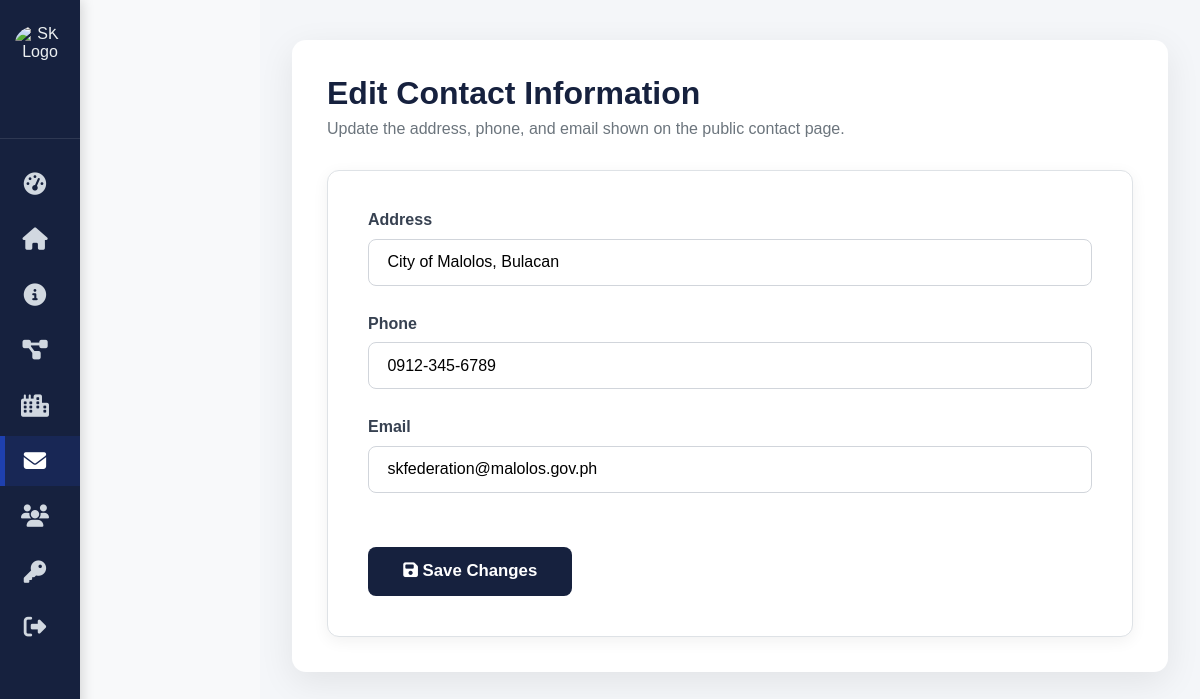
The app's page /admin/cms_contact.php (signed in) with its own data.
### tables this page shows
CREATE TABLE `site_contact` (
  `id` int(11) NOT NULL,
  `email` varchar(150) DEFAULT NULL,
  `phone` varchar(50) DEFAULT NULL,
  `address` text DEFAULT NULL,
  `updated_at` timestamp NULL DEFAULT current_timestamp() ON UPDATE current_timestamp()
);

### admin/cms_contact.php (the view, shortened to what this page needs)
<?php
require_once '../connection.php';
$stmt = $pdo->query("SELECT * FROM site_contact LIMIT 1");
$contact = $stmt->fetch(PDO::FETCH_ASSOC);
?>
<!DOCTYPE html>
<html lang="en">
<head>
    <link rel="stylesheet" href="adminstyle.css">
    <link rel="stylesheet" href="https://cdnjs.cloudflare.com/ajax/libs/font-awesome/6.5.0/css/all.min.css">
</head>
<body>
<?php include 'sidebar.php'; ?>
<div class="main-content">
    <div class="container">
        <h1>Edit Contact Information</h1>
        <p class="muted">Update the address, phone, and email shown on the public contact page.</p>
        <?php if ($contact): ?>
            <div class="card">
                <form method="POST">
                    <div class="form-group">
                        <label>Address</label>
                        <input type="text" name="address" value="<?= htmlspecialchars($contact['address'] ?? '') ?>" required>
                    </div>
                    <div class="form-group">
                        <label>Phone</label>
                        <input type="text" name="phone" value="<?= htmlspecialchars($contact['phone'] ?? '') ?>" required>
                    </div>
                    <div class="form-group">
                        <label>Email</label>
                        <input type="email" name="email" value="<?= htmlspecialchars($contact['email'] ?? '') ?>" required>
                    </div>
                    <button type="submit" class="btn-primary">
                        <i class="fas fa-save me-2"></i> Save Changes
                    </button>
                </form>
            </div>
        <?php endif; ?>
    </div>
</div>
</body>
</html>

### admin/adminstyle.css (style rules this page uses)
* { box-sizing: border-box; margin: 0; padding: 0; }
body { font-family: 'Segoe UI', Tahoma, Geneva, Verdana, sans-serif; background: #f4f6f9; color: #2c3e50; min-height: 100vh; }
.main-content { margin-left: 80px; padding: 40px; transition: margin-left 0.4s ease; background: #f4f6f9; min-height: 100vh; }
.container { background: white; padding: 35px; border-radius: 14px; box-shadow: 0 10px 35px rgba(0,0,0,0.08); max-width: 1000px; margin: 0 auto; }
.btn-primary { margin-top: 25px; padding: 14px 30px; background: #16213e; color: white; border: none; border-radius: 8px; font-weight: 600; cursor: pointer; transition: all 0.25s; }

### admin/cms_contact.php (style rules this page uses)
:root { --navy: #16213e; --blue: #1e40af; --light: #f8f9fa; --gray: #6c757d; --border: #dee2e6; --success: #198754; --danger: #dc3545; }
body { background: var(--light); font-family: 'Poppins', sans-serif; color: #2d3748; margin: 0; }
.main-content { margin-left: 260px; padding: 2.5rem 2rem; min-height: 100vh; }
.container { max-width: 900px; margin: 0 auto; }
h1 { color: var(--navy); font-weight: 700; margin-bottom: 0.5rem; }
.muted { color: var(--gray); margin-bottom: 2rem; }
.card { background: white; border: 1px solid var(--border); border-radius: 12px; box-shadow: 0 4px 16px rgba(0,0,0,0.06); padding: 2.5rem; }
.form-group { margin-bottom: 1.8rem; }
.form-group label { font-weight: 600; color: #374151; margin-bottom: 0.6rem; display: block; }
.form-group input { width: 100%; padding: 0.85rem 1.15rem; border: 1px solid #d1d5db; border-radius: 8px; font-size: 1rem; transition: border-color 0.2s; }
.btn-primary { background: var(--navy); color: white; border: none; padding: 0.9rem 2.2rem; border-radius: 8px; font-weight: 600; font-size: 1.05rem; cursor: pointer; }

### records on screen
site_contact: address "City of Malolos, Bulacan", phone "0912-345-6789", email "skfederation@malolos.gov.ph"
